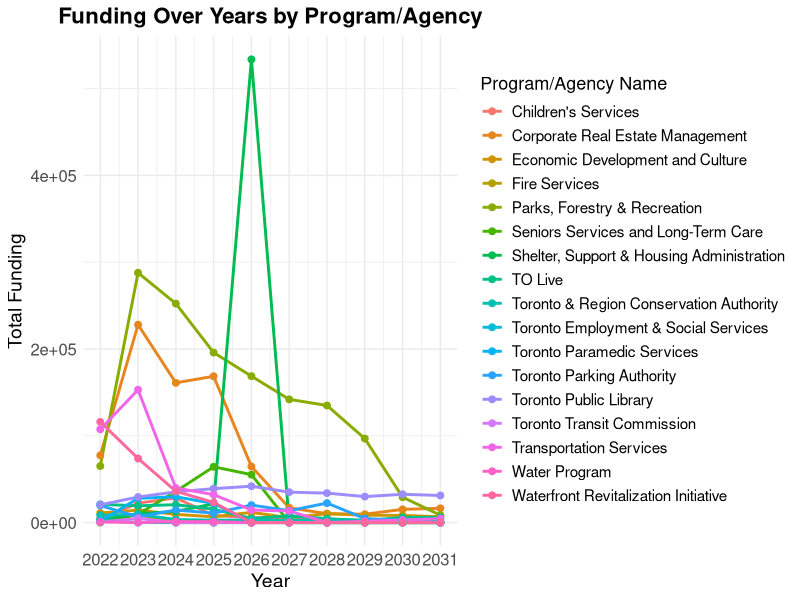

This figure's R source:
#### Preamble ####
# Purpose: Explores data in an attempt to understand it more
# Author: Maria Mangru
# Date: September 2024
# Contact: maria.mangru@mail.utoronto.ca
# License: MIT

#### Workspace setup ####
library(dplyr)
library(tidyverse)
library(readr)

# names of programs by wards only

ward_data <- read_csv("data/analysis_data/test.csv")

unique_programs <- ward_data |>
  select('Program/Agency Name') |>
  distinct()

unique_programs


## Exploring funding for each program type by year (2022 - 2031)

# Identify year columns
year_cols <- as.character(2022:2031)

clean_funding <- function(x) {
  x %>%
    str_replace_all("-", "0") %>%
    str_replace_all(",", "") %>%
    as.numeric()
}

# Apply the cleaning function to year columns
ward_data_clean <- ward_data %>%
  mutate(across(all_of(year_cols), clean_funding))

# Change data to Long Format
ward_data_long <- ward_data_clean %>%
  pivot_longer(
    cols = all_of(year_cols),
    names_to = "Year",
    values_to = "Funding"
  )

# Aggregate funding by Program/Agency Name and Year
ward_funding <- ward_data_long %>%
  group_by(`Program/Agency Name`, Year) %>%
  summarise(Total_Funding = sum(Funding, na.rm = TRUE)) %>%
  ungroup()


# Visualize funding over years for each Program/Agency Name
ggplot(ward_funding, aes(x = as.integer(Year), y = Total_Funding, color = `Program/Agency Name`)) +
  geom_line(size = 1) +
  geom_point(size = 2) +
  labs(
    title = "Funding Over Years by Program/Agency",
    x = "Year",
    y = "Total Funding",
    color = "Program/Agency Name"
  ) +
  theme_minimal() +
  scale_x_continuous(breaks = 2022:2031) +
  theme(
    plot.title = element_text(size = 16, face = "bold", hjust = 0.5),
    axis.text = element_text(size = 12),
    axis.title = element_text(size = 14),
    legend.title = element_text(size = 13),
    legend.text = element_text(size = 11)
  )


